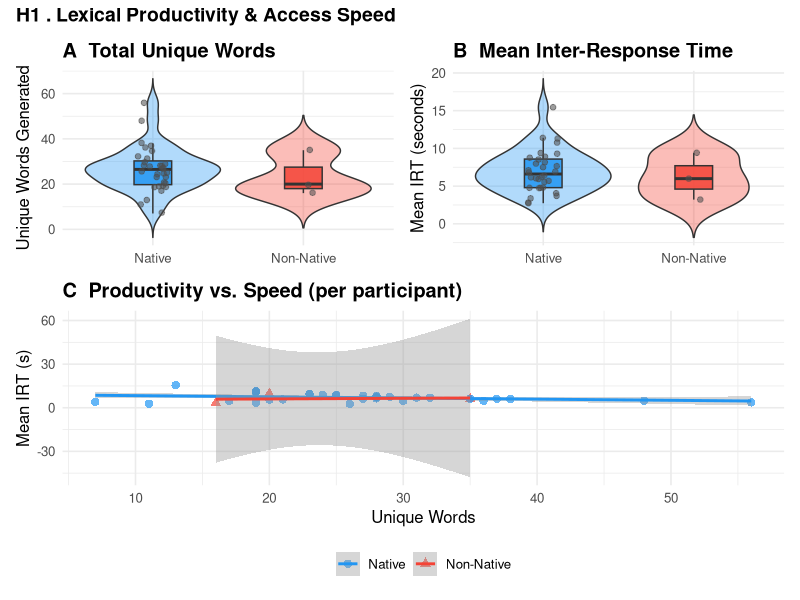
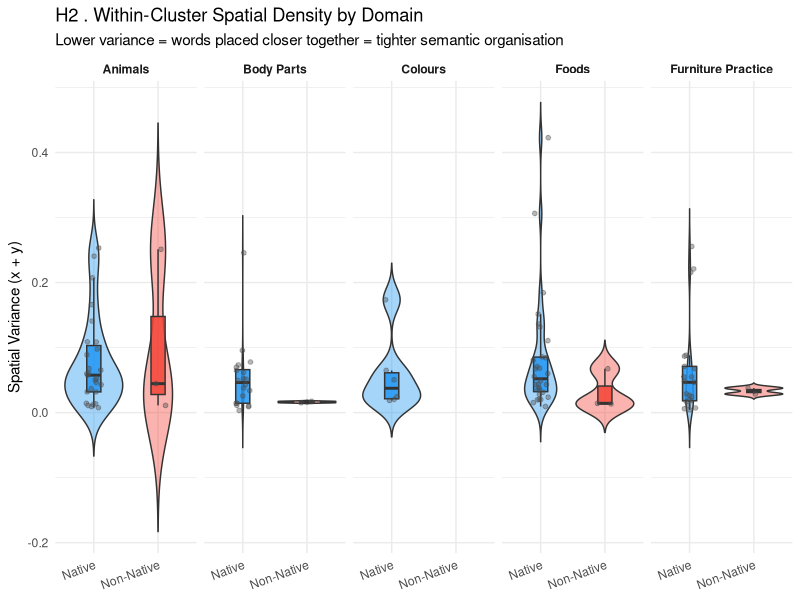
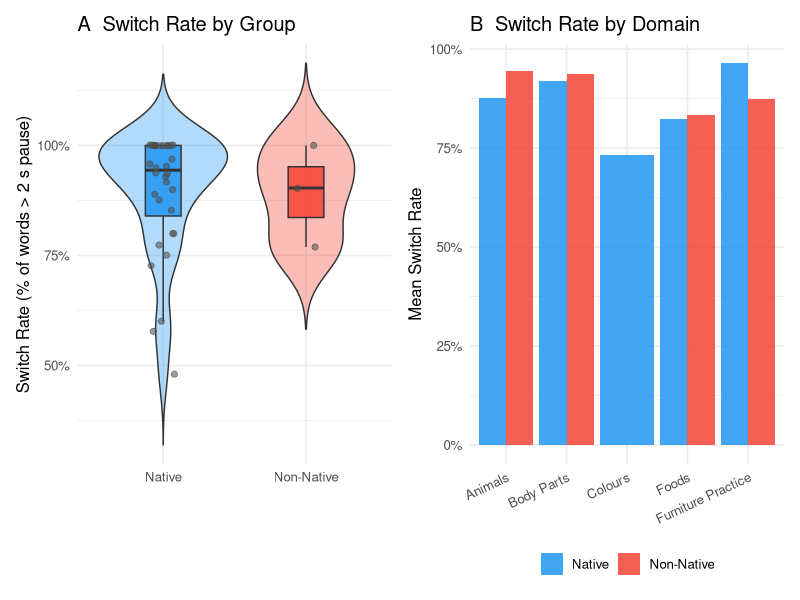
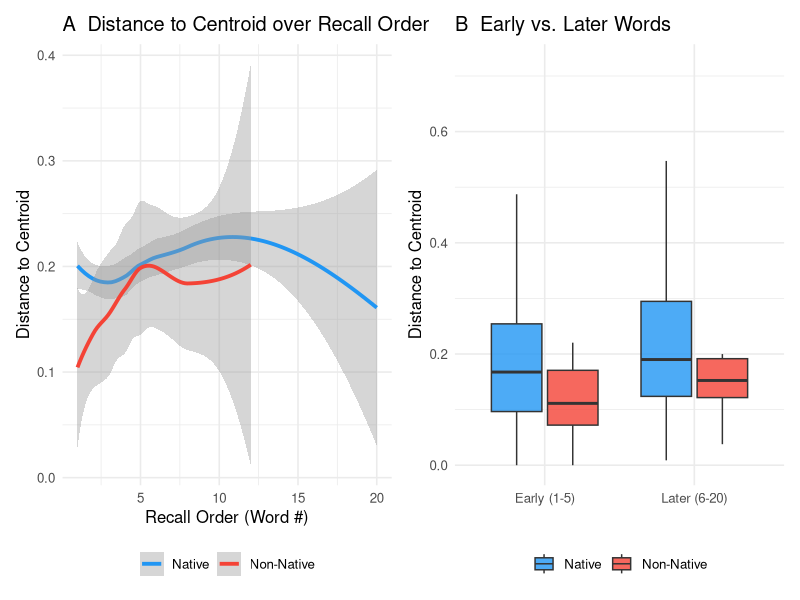
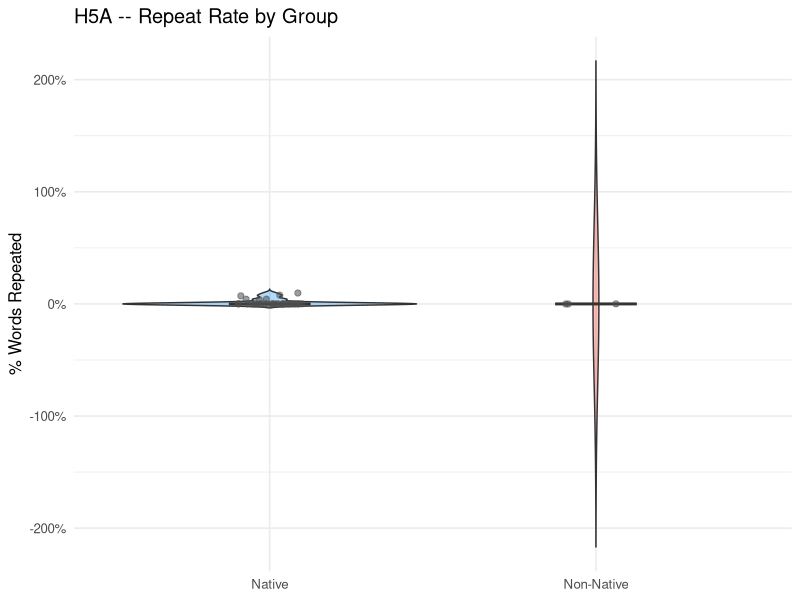
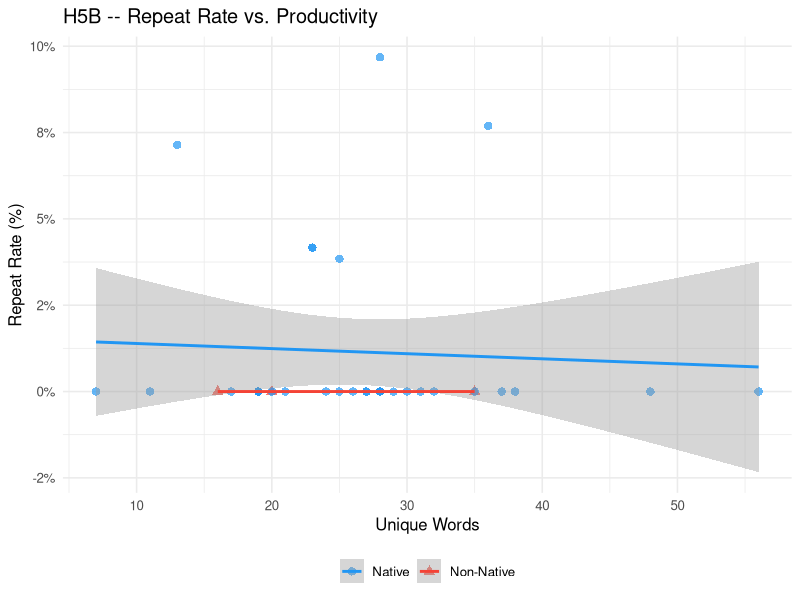
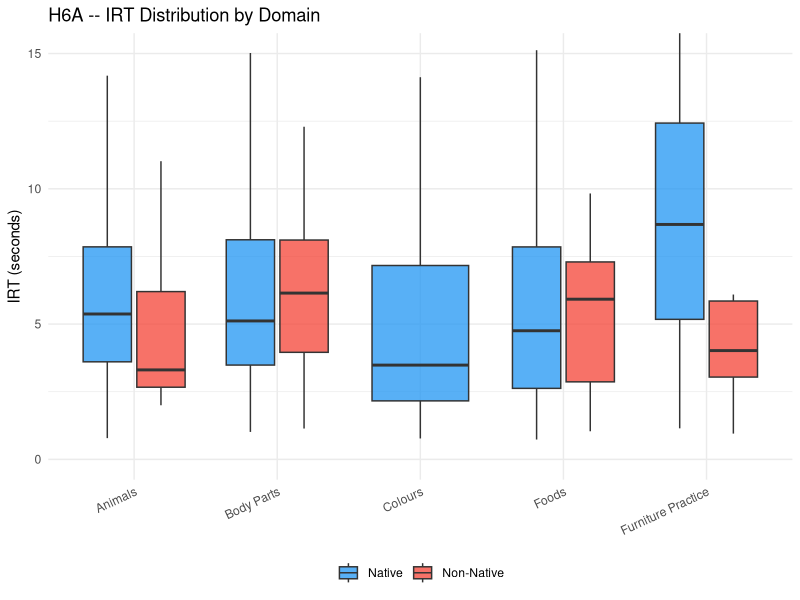
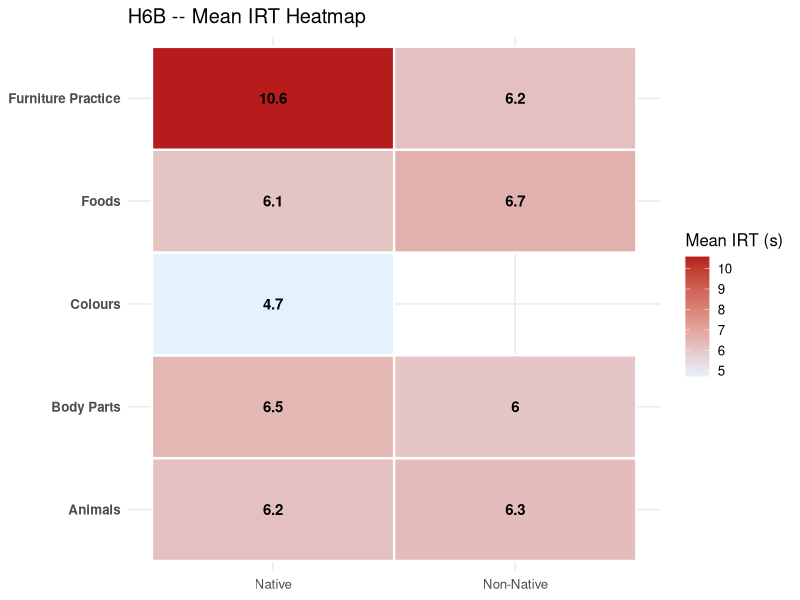

Source code (R) for these figures, in order:
## ---- chunk 1
knitr::opts_chunk$set(echo = TRUE, warning = FALSE, message = FALSE,
                      fig.align = "center")
## ---- chunk 2
# -- Libraries ------------------------------------------------------------------
library(dplyr)
library(readr)
library(stringr)
library(ggplot2)
library(patchwork)
library(scales)
library(tidyr)

# -- Load Data ------------------------------------------------------------------
df_raw <- read_csv("final_dataset.csv")

# -- Filters & Feature Engineering ---------------------------------------------
df <- df_raw %>%
  mutate(
    state_ut = str_trim(state_ut),
    language  = str_to_lower(str_trim(language))
  ) %>%
  # Remove English-only words (keep hindi / hinglish)
  filter(language != "english") %>%
  mutate(
    Native_Status = ifelse(
      state_ut %in% c("Kerala", "Telangana", "Andhra Pradesh"),
      "Non-Native", "Native"
    ),
    # Factor with consistent level order
    Native_Status = factor(Native_Status, levels = c("Native", "Non-Native"))
  ) %>%
  group_by(subject_id, domain) %>%
  mutate(
    tag          = row_number(),
    IRT_ms       = latency_ms,
    rt           = cumsum(latency_ms),
    Prev_X       = lag(x_norm),
    Prev_Y       = lag(y_norm),
    Seq_Distance = sqrt((x_norm - Prev_X)^2 + (y_norm - Prev_Y)^2)
  ) %>%
  ungroup()

# Shared colour palette (colour-blind friendly)
pal <- c("Native" = "#2196F3", "Non-Native" = "#F44336")
## ---- chunk 3
h1_data <- df %>%
  group_by(subject_id, Native_Status) %>%
  summarise(
    Unique_Words = n_distinct(word),
    Mean_IRT_s   = mean(IRT_ms, na.rm = TRUE) / 1000,   # convert to seconds
    .groups = "drop"
  )

# -- Panel A: Unique words ------------------------------------------------------
p1a <- ggplot(h1_data, aes(x = Native_Status, y = Unique_Words, fill = Native_Status)) +
  geom_violin(alpha = 0.35, trim = FALSE) +
  geom_boxplot(width = 0.25, outlier.shape = NA, alpha = 0.85) +
  geom_jitter(width = 0.1, size = 1.6, alpha = 0.55, colour = "grey30") +
  scale_fill_manual(values = pal) +
  theme_minimal(base_size = 12) +
  theme(legend.position = "none",
        plot.title = element_text(face = "bold")) +
  labs(title = "A  Total Unique Words",
       y = "Unique Words Generated", x = NULL)

# -- Panel B: Mean IRT (seconds) -----------------------------------------------
p1b <- ggplot(h1_data, aes(x = Native_Status, y = Mean_IRT_s, fill = Native_Status)) +
  geom_violin(alpha = 0.35, trim = FALSE) +
  geom_boxplot(width = 0.25, outlier.shape = NA, alpha = 0.85) +
  geom_jitter(width = 0.1, size = 1.6, alpha = 0.55, colour = "grey30") +
  scale_fill_manual(values = pal) +
  theme_minimal(base_size = 12) +
  theme(legend.position = "none",
        plot.title = element_text(face = "bold")) +
  labs(title = "B  Mean Inter-Response Time",
       y = "Mean IRT (seconds)", x = NULL)

# -- Panel C: Scatter -- are productivity & speed correlated? -------------------
p1c <- ggplot(h1_data, aes(x = Unique_Words, y = Mean_IRT_s,
                            colour = Native_Status, shape = Native_Status)) +
  geom_point(size = 2.5, alpha = 0.7) +
  geom_smooth(method = "lm", se = TRUE, linewidth = 1) +
  scale_colour_manual(values = pal) +
  theme_minimal(base_size = 12) +
  theme(legend.position = "bottom",
        plot.title = element_text(face = "bold")) +
  labs(title = "C  Productivity vs. Speed (per participant)",
       x = "Unique Words", y = "Mean IRT (s)",
       colour = NULL, shape = NULL)

(p1a | p1b) / p1c +
  plot_annotation(
    title = "H1 . Lexical Productivity & Access Speed",
    theme = theme(plot.title = element_text(face = "bold", size = 14))
  )
## ---- chunk 4
h2_data <- df %>%
  group_by(subject_id, domain, Native_Status) %>%
  summarise(
    Spatial_Var = var(x_norm, na.rm = TRUE) + var(y_norm, na.rm = TRUE),
    .groups = "drop"
  ) %>%
  filter(!is.na(Spatial_Var)) %>%
  mutate(domain = str_to_title(str_replace_all(domain, "-", " ")))

ggplot(h2_data, aes(x = Native_Status, y = Spatial_Var, fill = Native_Status)) +
  geom_violin(alpha = 0.40, trim = FALSE) +
  geom_boxplot(width = 0.22, outlier.shape = NA, alpha = 0.85) +
  geom_jitter(width = 0.12, size = 1.3, alpha = 0.4, colour = "grey30") +
  facet_wrap(~ domain, nrow = 1) +
  scale_fill_manual(values = pal) +
  theme_minimal(base_size = 11) +
  theme(
    legend.position = "none",
    strip.text = element_text(face = "bold"),
    axis.text.x = element_text(angle = 20, hjust = 1)
  ) +
  labs(
    title = "H2 . Within-Cluster Spatial Density by Domain",
    subtitle = "Lower variance = words placed closer together = tighter semantic organisation",
    y = "Spatial Variance (x + y)", x = NULL
  )
## ---- chunk 5
h3_data <- df %>%
  filter(!is.na(IRT_ms) & tag > 1) %>%
  group_by(subject_id, Native_Status) %>%
  summarise(
    Total_Words  = n(),
    Switch_Count = sum(IRT_ms > 2000),
    Switch_Rate  = Switch_Count / Total_Words,
    .groups = "drop"
  )

p3a <- ggplot(h3_data, aes(x = Native_Status, y = Switch_Rate, fill = Native_Status)) +
  geom_violin(alpha = 0.35, trim = FALSE) +
  geom_boxplot(width = 0.25, outlier.shape = NA, alpha = 0.85) +
  geom_jitter(width = 0.1, size = 1.8, alpha = 0.55, colour = "grey30") +
  scale_y_continuous(labels = percent_format(accuracy = 1)) +
  scale_fill_manual(values = pal) +
  theme_minimal(base_size = 12) +
  theme(legend.position = "none") +
  labs(title = "A  Switch Rate by Group",
       y = "Switch Rate (% of words > 2 s pause)", x = NULL)

# Mean switch rate per domain
h3_domain <- df %>%
  filter(!is.na(IRT_ms) & tag > 1) %>%
  mutate(domain = str_to_title(str_replace_all(domain, "-", " "))) %>%
  group_by(domain, Native_Status) %>%
  summarise(
    Switch_Rate = mean(IRT_ms > 2000, na.rm = TRUE),
    .groups = "drop"
  )

p3b <- ggplot(h3_domain, aes(x = domain, y = Switch_Rate, fill = Native_Status)) +
  geom_col(position = "dodge", alpha = 0.85) +
  scale_y_continuous(labels = percent_format(accuracy = 1)) +
  scale_fill_manual(values = pal) +
  theme_minimal(base_size = 12) +
  theme(axis.text.x = element_text(angle = 25, hjust = 1),
        legend.position = "bottom") +
  labs(title = "B  Switch Rate by Domain",
       y = "Mean Switch Rate", x = NULL, fill = NULL)

p3a | p3b +
  plot_annotation(
    title = "H3 . Semantic Switching Frequency",
    theme = theme(plot.title = element_text(face = "bold", size = 14))
  )
## ---- chunk 6
h4_data <- df %>%
  group_by(subject_id, domain) %>%
  mutate(
    Centroid_X      = mean(x_norm, na.rm = TRUE),
    Centroid_Y      = mean(y_norm, na.rm = TRUE),
    Dist_to_Centroid = sqrt((x_norm - Centroid_X)^2 + (y_norm - Centroid_Y)^2)
  ) %>%
  ungroup() %>%
  filter(tag <= 20)

p4a <- ggplot(h4_data, aes(x = tag, y = Dist_to_Centroid, colour = Native_Status)) +
  geom_smooth(method = "loess", se = TRUE, linewidth = 1.3) +
  scale_colour_manual(values = pal) +
  theme_minimal(base_size = 12) +
  theme(legend.position = "bottom") +
  labs(title = "A  Distance to Centroid over Recall Order",
       x = "Recall Order (Word #)", y = "Distance to Centroid",
       colour = NULL)

# Box of early vs late words
h4_earlyLate <- h4_data %>%
  mutate(Phase = ifelse(tag <= 5, "Early (1-5)", "Later (6-20)"))

p4b <- ggplot(h4_earlyLate, aes(x = Phase, y = Dist_to_Centroid, fill = Native_Status)) +
  geom_boxplot(outlier.shape = NA, alpha = 0.8) +
  scale_fill_manual(values = pal) +
  theme_minimal(base_size = 12) +
  theme(legend.position = "bottom") +
  labs(title = "B  Early vs. Later Words",
       x = NULL, y = "Distance to Centroid", fill = NULL)

p4a | p4b +
  plot_annotation(
    title = "H4 . Prototypicality Bias",
    theme = theme(plot.title = element_text(face = "bold", size = 14))
  )
## ---- chunk 7
h5_data <- df %>%
  group_by(subject_id, Native_Status) %>%
  summarise(
    Total_Words  = n(),
    Unique_Words = n_distinct(word),
    Repeat_Rate  = (Total_Words - Unique_Words) / Total_Words,
    .groups = "drop"
  )
## ---- chunk 8
ggplot(h5_data, aes(x = Native_Status, y = Repeat_Rate, fill = Native_Status)) +
  geom_violin(alpha = 0.35, trim = FALSE) +
  geom_boxplot(width = 0.25, outlier.shape = NA, alpha = 0.85) +
  geom_jitter(width = 0.1, size = 1.8, alpha = 0.55, colour = "grey30") +
  scale_y_continuous(labels = percent_format(accuracy = 1)) +
  scale_fill_manual(values = pal) +
  theme_minimal(base_size = 12) +
  theme(legend.position = "none") +
  labs(title = "H5A -- Repeat Rate by Group",
       y = "% Words Repeated", x = NULL)
## ---- chunk 9
ggplot(h5_data, aes(x = Unique_Words, y = Repeat_Rate,
                    colour = Native_Status, shape = Native_Status)) +
  geom_point(size = 2.5, alpha = 0.7) +
  geom_smooth(method = "lm", se = TRUE, linewidth = 1) +
  scale_colour_manual(values = pal) +
  scale_y_continuous(labels = percent_format(accuracy = 1)) +
  theme_minimal(base_size = 12) +
  theme(legend.position = "bottom") +
  labs(title = "H5B -- Repeat Rate vs. Productivity",
       x = "Unique Words", y = "Repeat Rate (%)",
       colour = NULL, shape = NULL)
## ---- chunk 10
h6_data <- df %>%
  mutate(IRT_s  = IRT_ms / 1000,
         domain = str_to_title(str_replace_all(domain, "-", " ")))

h6_mean <- h6_data %>%
  group_by(domain, Native_Status) %>%
  summarise(Mean_IRT_s = mean(IRT_s, na.rm = TRUE), .groups = "drop")
## ---- chunk 11
ggplot(h6_data, aes(x = domain, y = IRT_s, fill = Native_Status)) +
  geom_boxplot(outlier.shape = NA, alpha = 0.75) +
  coord_cartesian(ylim = c(0, 15)) +
  scale_fill_manual(values = pal) +
  theme_minimal(base_size = 11) +
  theme(axis.text.x = element_text(angle = 25, hjust = 1),
        legend.position = "bottom") +
  labs(title = "H6A -- IRT Distribution by Domain",
       y = "IRT (seconds)", x = NULL, fill = NULL)
## ---- chunk 12
ggplot(h6_mean, aes(x = Native_Status, y = domain, fill = Mean_IRT_s)) +
  geom_tile(colour = "white", linewidth = 0.8) +
  geom_text(aes(label = round(Mean_IRT_s, 1)), size = 3.8, fontface = "bold") +
  scale_fill_gradient(low = "#E3F2FD", high = "#B71C1C",
                      name = "Mean IRT (s)") +
  theme_minimal(base_size = 12) +
  theme(axis.text.y = element_text(face = "bold")) +
  labs(title = "H6B -- Mean IRT Heatmap",
       x = NULL, y = NULL)
## ---- chunk 13
h7_sub <- df %>%
  filter(!is.na(Seq_Distance), !is.na(IRT_ms)) %>%
  mutate(IRT_s = IRT_ms / 1000)

ggplot(h7_sub, aes(x = Seq_Distance, y = IRT_s, colour = Native_Status)) +
  geom_point(alpha = 0.12, size = 1.2) +
  geom_smooth(method = "lm", se = TRUE, linewidth = 1.5) +
  coord_cartesian(ylim = c(0, 20)) +
  scale_colour_manual(values = pal) +
  facet_wrap(~ str_to_title(str_replace_all(domain, "-", " ")), nrow = 1) +
  theme_minimal(base_size = 10) +
  theme(legend.position = "bottom",
        strip.text = element_text(face = "bold")) +
  labs(
    title = "H7 -- Spatial Distance-Time Coupling by Domain",
    subtitle = "Steeper slope = tighter link between space and retrieval time",
    x = "Sequential Spatial Distance", y = "IRT (seconds)", colour = NULL
  )
## ---- chunk 14
h8_data <- df %>%
  filter(!is.na(Seq_Distance), tag > 1) %>%
  mutate(
    Movement_Type = ifelse(Seq_Distance > 0.4,
                           "Cluster Switch (Large Jump)",
                           "Within-Cluster (Small Jump)"),
    IRT_s = IRT_ms / 1000
  )

h8_prop <- df %>%
  filter(!is.na(Seq_Distance), tag > 1) %>%
  group_by(subject_id, Native_Status) %>%
  summarise(
    Big_Jump_Prop = mean(Seq_Distance > 0.4, na.rm = TRUE),
    .groups = "drop"
  )
## ---- chunk 15
ggplot(h8_data, aes(x = Movement_Type, y = IRT_s, fill = Native_Status)) +
  geom_boxplot(outlier.shape = NA, alpha = 0.8) +
  coord_cartesian(ylim = c(0, 15)) +
  scale_fill_manual(values = pal) +
  theme_minimal(base_size = 12) +
  theme(legend.position = "bottom") +
  labs(title = "H8A -- Exit Pause by Movement Type",
       x = NULL, y = "IRT (s)", fill = NULL)
## ---- chunk 16
ggplot(h8_prop, aes(x = Native_Status, y = Big_Jump_Prop, fill = Native_Status)) +
  geom_violin(alpha = 0.35, trim = FALSE) +
  geom_boxplot(width = 0.25, outlier.shape = NA, alpha = 0.85) +
  scale_y_continuous(labels = percent_format(accuracy = 1)) +
  scale_fill_manual(values = pal) +
  theme_minimal(base_size = 12) +
  theme(legend.position = "none") +
  labs(title = "H8B -- Proportion of Large Spatial Jumps",
       x = NULL, y = "% Large Spatial Jumps")
